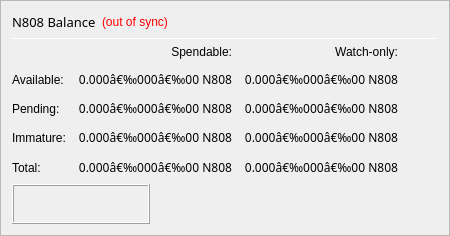
                   <widget class="QFrame" name="frame_Balances">
                    <property name="frameShape">
                     <enum>QFrame::StyledPanel</enum>
                    </property>
                    <property name="frameShadow">
                     <enum>QFrame::Raised</enum>
                    </property>
                    <layout class="QGridLayout" name="gridLayout_3">
                     <item row="0" column="0" colspan="3">
                      <layout class="QHBoxLayout" name="horizontalLayout_4">
                       <item>
                        <widget class="QLabel" name="label_5">
                         <property name="minimumSize">
                          <size>
                           <width>0</width>
                           <height>20</height>
                          </size>
                         </property>
                         <property name="font">
                          <font>
                           <family>Arial Black</family>
                           <pointsize>10</pointsize>
                           <weight>10</weight>
                           <italic>false</italic>
                           <bold>false</bold>
                          </font>
                         </property>
                         <property name="styleSheet">
                          <string notr="true">font: 87 10pt &quot;Arial Black&quot;;</string>
                         </property>
                         <property name="text">
                          <string>N808 Balance</string>
                         </property>
                        </widget>
                       </item>
                       <item>
                        <widget class="QLabel" name="labelWalletStatus">
                         <property name="cursor">
                          <cursorShape>WhatsThisCursor</cursorShape>
                         </property>
                         <property name="toolTip">
                          <string>The displayed information may be out of date. Your wallet automatically synchronizes with the KYD network after a connection is established, but this process has not completed yet.</string>
                         </property>
                         <property name="styleSheet">
                          <string notr="true">QLabel { color: red; }</string>
                         </property>
                         <property name="text">
                          <string notr="true">(out of sync)</string>
                         </property>
                         <property name="alignment">
                          <set>Qt::AlignLeading|Qt::AlignLeft|Qt::AlignVCenter</set>
                         </property>
                        </widget>
                       </item>
                       <item>
                        <spacer name="horizontalSpacer_3">
                         <property name="orientation">
                          <enum>Qt::Horizontal</enum>
                         </property>
                         <property name="sizeHint" stdset="0">
                          <size>
                           <width>40</width>
                           <height>20</height>
                          </size>
                         </property>
                        </spacer>
                       </item>
                      </layout>
                     </item>
                     <item row="1" column="0" colspan="3">
                      <widget class="Line" name="line_Balance">
                       <property name="minimumSize">
                        <size>
                         <width>0</width>
                         <height>1</height>
                        </size>
                       </property>
                       <property name="maximumSize">
                        <size>
                         <width>16777215</width>
                         <height>1</height>
                        </size>
                       </property>
                       <property name="orientation">
                        <enum>Qt::Horizontal</enum>
                       </property>
                      </widget>
                     </item>
                     <item row="2" column="0" colspan="3">
                      <layout class="QGridLayout" name="gridLayout">
                       <property name="spacing">
                        <number>12</number>
                       </property>
                       <item row="0" column="1">
                        <widget class="QLabel" name="labelSpendable">
                         <property name="styleSheet">
                          <string notr="true">font: 87 9pt &quot;Arial Black&quot;;</string>
                         </property>
                         <property name="text">
                          <string>Spendable:</string>
                         </property>
                         <property name="alignment">
                          <set>Qt::AlignRight|Qt::AlignTrailing|Qt::AlignVCenter</set>
                         </property>
                        </widget>
                       </item>
                       <item row="0" column="2">
                        <widget class="QLabel" name="labelWatchonly">
                         <property name="styleSheet">
                          <string notr="true">font: 87 9pt &quot;Arial Black&quot;;</string>
                         </property>
                         <property name="text">
                          <string>Watch-only:</string>
                         </property>
                         <property name="alignment">
                          <set>Qt::AlignRight|Qt::AlignTrailing|Qt::AlignVCenter</set>
                         </property>
                        </widget>
                       </item>
                       <item row="1" column="0">
                        <widget class="QLabel" name="labelBalanceText">
                         <property name="styleSheet">
                          <string notr="true">font: 87 9pt &quot;Arial Black&quot;;</string>
                         </property>
                         <property name="text">
                          <string>Available:</string>
                         </property>
                        </widget>
                       </item>
                       <item row="1" column="1">
                        <widget class="QLabel" name="labelBalance">
                         <property name="font">
                          <font>
                           <family>Arial Black</family>
                           <pointsize>9</pointsize>
                           <weight>10</weight>
                           <italic>false</italic>
                           <bold>false</bold>
                          </font>
                         </property>
                         <property name="cursor">
                          <cursorShape>IBeamCursor</cursorShape>
                         </property>
                         <property name="toolTip">
                          <string>Your current spendable balance</string>
                         </property>
                         <property name="styleSheet">
                          <string notr="true">font: 87 9pt &quot;Arial Black&quot;;</string>
                         </property>
                         <property name="text">
                          <string notr="true">0.000â€‰000â€‰00 N808</string>
                         </property>
                         <property name="alignment">
                          <set>Qt::AlignRight|Qt::AlignTrailing|Qt::AlignVCenter</set>
                         </property>
                         <property name="textInteractionFlags">
                          <set>Qt::LinksAccessibleByMouse|Qt::TextSelectableByKeyboard|Qt::TextSelectableByMouse</set>
                         </property>
                        </widget>
                       </item>
                       <item row="1" column="2">
                        <widget class="QLabel" name="labelWatchAvailable">
                         <property name="font">
                          <font>
                           <family>Arial Black</family>
                           <pointsize>9</pointsize>
                           <weight>10</weight>
                           <italic>false</italic>
                           <bold>false</bold>
                          </font>
                         </property>
                         <property name="cursor">
                          <cursorShape>IBeamCursor</cursorShape>
                         </property>
                         <property name="toolTip">
                          <string>Your current balance in watch-only addresses</string>
                         </property>
                         <property name="styleSheet">
                          <string notr="true">font: 87 9pt &quot;Arial Black&quot;;</string>
                         </property>
                         <property name="text">
                          <string notr="true">0.000â€‰000â€‰00 N808</string>
                         </property>
                         <property name="alignment">
                          <set>Qt::AlignRight|Qt::AlignTrailing|Qt::AlignVCenter</set>
                         </property>
                         <property name="textInteractionFlags">
                          <set>Qt::LinksAccessibleByMouse|Qt::TextSelectableByKeyboard|Qt::TextSelectableByMouse</set>
                         </property>
                        </widget>
                       </item>
                       <item row="2" column="0">
                        <widget class="QLabel" name="labelPendingText">
                         <property name="styleSheet">
                          <string notr="true">font: 87 9pt &quot;Arial Black&quot;;</string>
                         </property>
                         <property name="text">
                          <string>Pending:</string>
                         </property>
                        </widget>
                       </item>
                       <item row="2" column="1">
                        <widget class="QLabel" name="labelUnconfirmed">
                         <property name="font">
                          <font>
                           <family>Arial Black</family>
                           <pointsize>9</pointsize>
                           <weight>10</weight>
                           <italic>false</italic>
                           <bold>false</bold>
                          </font>
                         </property>
                         <property name="cursor">
                          <cursorShape>IBeamCursor</cursorShape>
                         </property>
                         <property name="toolTip">
                          <string>Total of transactions that have yet to be confirmed, and do not yet count toward the spendable balance</string>
                         </property>
                         <property name="styleSheet">
                          <string notr="true">font: 87 9pt &quot;Arial Black&quot;;</string>
                         </property>
                         <property name="text">
                          <string notr="true">0.000â€‰000â€‰00 N808</string>
                         </property>
                         <property name="alignment">
                          <set>Qt::AlignRight|Qt::AlignTrailing|Qt::AlignVCenter</set>
                         </property>
                         <property name="textInteractionFlags">
                          <set>Qt::LinksAccessibleByMouse|Qt::TextSelectableByKeyboard|Qt::TextSelectableByMouse</set>
                         </property>
                        </widget>
                       </item>
                       <item row="2" column="2">
                        <widget class="QLabel" name="labelWatchPending">
                         <property name="font">
                          <font>
                           <family>Arial Black</family>
                           <pointsize>9</pointsize>
                           <weight>10</weight>
                           <italic>false</italic>
                           <bold>false</bold>
                          </font>
                         </property>
                         <property name="cursor">
                          <cursorShape>IBeamCursor</cursorShape>
                         </property>
                         <property name="toolTip">
                          <string>Unconfirmed transactions to watch-only addresses</string>
                         </property>
                         <property name="styleSheet">
                          <string notr="true">font: 87 9pt &quot;Arial Black&quot;;</string>
                         </property>
                         <property name="text">
                          <string notr="true">0.000â€‰000â€‰00 N808</string>
                         </property>
                         <property name="alignment">
                          <set>Qt::AlignRight|Qt::AlignTrailing|Qt::AlignVCenter</set>
                         </property>
                         <property name="textInteractionFlags">
                          <set>Qt::LinksAccessibleByMouse|Qt::TextSelectableByKeyboard|Qt::TextSelectableByMouse</set>
                         </property>
                        </widget>
                       </item>
                       <item row="3" column="0">
                        <widget class="QLabel" name="labelImmatureText">
                         <property name="styleSheet">
                          <string notr="true">font: 87 9pt &quot;Arial Black&quot;;</string>
                         </property>
                         <property name="text">
                          <string>Immature:</string>
                         </property>
                        </widget>
                       </item>
                       <item row="3" column="1">
                        <widget class="QLabel" name="labelImmature">
                         <property name="font">
                          <font>
                           <family>Arial Black</family>
                           <pointsize>9</pointsize>
                           <weight>10</weight>
                           <italic>false</italic>
                           <bold>false</bold>
                          </font>
                         </property>
                         <property name="cursor">
                          <cursorShape>IBeamCursor</cursorShape>
                         </property>
                         <property name="toolTip">
                          <string>Staked or masternode rewards that has not yet matured</string>
                         </property>
                         <property name="styleSheet">
                          <string notr="true">font: 87 9pt &quot;Arial Black&quot;;</string>
                         </property>
                         <property name="text">
                          <string notr="true">0.000â€‰000â€‰00 N808</string>
                         </property>
                         <property name="alignment">
                          <set>Qt::AlignRight|Qt::AlignTrailing|Qt::AlignVCenter</set>
                         </property>
                         <property name="textInteractionFlags">
                          <set>Qt::LinksAccessibleByMouse|Qt::TextSelectableByKeyboard|Qt::TextSelectableByMouse</set>
                         </property>
                        </widget>
                       </item>
                       <item row="3" column="2">
                        <widget class="QLabel" name="labelWatchImmature">
                         <property name="font">
                          <font>
                           <family>Arial Black</family>
                           <pointsize>9</pointsize>
                           <weight>10</weight>
                           <italic>false</italic>
                           <bold>false</bold>
                          </font>
                         </property>
                         <property name="cursor">
                          <cursorShape>IBeamCursor</cursorShape>
                         </property>
                         <property name="toolTip">
                          <string>Staked or masternode rewards in watch-only addresses that has not yet matured</string>
                         </property>
                         <property name="styleSheet">
                          <string notr="true">font: 87 9pt &quot;Arial Black&quot;;</string>
                         </property>
                         <property name="text">
                          <string notr="true">0.000â€‰000â€‰00 N808</string>
                         </property>
                         <property name="alignment">
                          <set>Qt::AlignRight|Qt::AlignTrailing|Qt::AlignVCenter</set>
                         </property>
                         <property name="textInteractionFlags">
                          <set>Qt::LinksAccessibleByMouse|Qt::TextSelectableByKeyboard|Qt::TextSelectableByMouse</set>
                         </property>
                        </widget>
                       </item>
                       <item row="4" column="0">
                        <widget class="QLabel" name="labelTotalText">
                         <property name="toolTip">
                          <string>Your current N808 balance, unconfirmed and immature transactions included</string>
                         </property>
                         <property name="styleSheet">
                          <string notr="true">font: 87 9pt &quot;Arial Black&quot;;</string>
                         </property>
                         <property name="text">
                          <string>Total:</string>
                         </property>
                        </widget>
                       </item>
                       <item row="4" column="1">
                        <widget class="QLabel" name="labelTotal">
                         <property name="font">
                          <font>
                           <family>Arial Black</family>
                           <pointsize>9</pointsize>
                           <weight>10</weight>
                           <italic>false</italic>
                           <bold>false</bold>
                          </font>
                         </property>
                         <property name="cursor">
                          <cursorShape>IBeamCursor</cursorShape>
                         </property>
                         <property name="toolTip">
                          <string>Your current N808 balance, unconfirmed and immature transactions included</string>
                         </property>
                         <property name="styleSheet">
                          <string notr="true">font: 87 9pt &quot;Arial Black&quot;;</string>
                         </property>
                         <property name="text">
                          <string notr="true">0.000â€‰000â€‰00 N808</string>
                         </property>
                         <property name="alignment">
                          <set>Qt::AlignRight|Qt::AlignTrailing|Qt::AlignVCenter</set>
                         </property>
                         <property name="textInteractionFlags">
                          <set>Qt::LinksAccessibleByMouse|Qt::TextSelectableByKeyboard|Qt::TextSelectableByMouse</set>
                         </property>
                        </widget>
                       </item>
                       <item row="4" column="2">
                        <widget class="QLabel" name="labelWatchTotal">
                         <property name="font">
                          <font>
                           <family>Arial Black</family>
                           <pointsize>9</pointsize>
                           <weight>10</weight>
                           <italic>false</italic>
                           <bold>false</bold>
                          </font>
                         </property>
                         <property name="cursor">
                          <cursorShape>IBeamCursor</cursorShape>
                         </property>
                         <property name="toolTip">
                          <string>Current total balance in watch-only addresses</string>
                         </property>
                         <property name="styleSheet">
                          <string notr="true">font: 87 9pt &quot;Arial Black&quot;;</string>
                         </property>
                         <property name="text">
                          <string notr="true">0.000â€‰000â€‰00 N808</string>
                         </property>
                         <property name="alignment">
                          <set>Qt::AlignRight|Qt::AlignTrailing|Qt::AlignVCenter</set>
                         </property>
                         <property name="textInteractionFlags">
                          <set>Qt::LinksAccessibleByMouse|Qt::TextSelectableByKeyboard|Qt::TextSelectableByMouse</set>
                         </property>
                        </widget>
                       </item>
                       <item row="4" column="3">
                        <spacer name="horizontalSpacer_9">
                         <property name="orientation">
                          <enum>Qt::Horizontal</enum>
                         </property>
                         <property name="sizeHint" stdset="0">
                          <size>
                           <width>40</width>
                           <height>20</height>
                          </size>
                         </property>
                        </spacer>
                       </item>
                      </layout>
                     </item>
                     <item row="3" column="0">
                      <widget class="QLabel" name="label_banner">
                       <property name="styleSheet">
                        <string notr="true"/>
                       </property>
                       <property name="frameShape">
                        <enum>QFrame::Box</enum>
                       </property>
                       <property name="frameShadow">
                        <enum>QFrame::Raised</enum>
                       </property>
                       <property name="text">
                        <string/>
                       </property>
                       <property name="textFormat">
                        <enum>Qt::AutoText</enum>
                       </property>
                       <property name="pixmap">
                        <pixmap>../../../../../../Desktop/300x300new808coinvaultwatch.gif</pixmap>
                       </property>
                       <property name="scaledContents">
                        <bool>true</bool>
                       </property>
                       <property name="openExternalLinks">
                        <bool>false</bool>
                       </property>
                       <property name="textInteractionFlags">
                        <set>Qt::NoTextInteraction</set>
                       </property>
                      </widget>
                     </item>
                     <item row="3" column="1">
                      <spacer name="verticalSpacer_3">
                       <property name="orientation">
                        <enum>Qt::Vertical</enum>
                       </property>
                       <property name="sizeHint" stdset="0">
                        <size>
                         <width>20</width>
                         <height>40</height>
                        </size>
                       </property>
                      </spacer>
                     </item>
                    </layout>
                   </widget>
